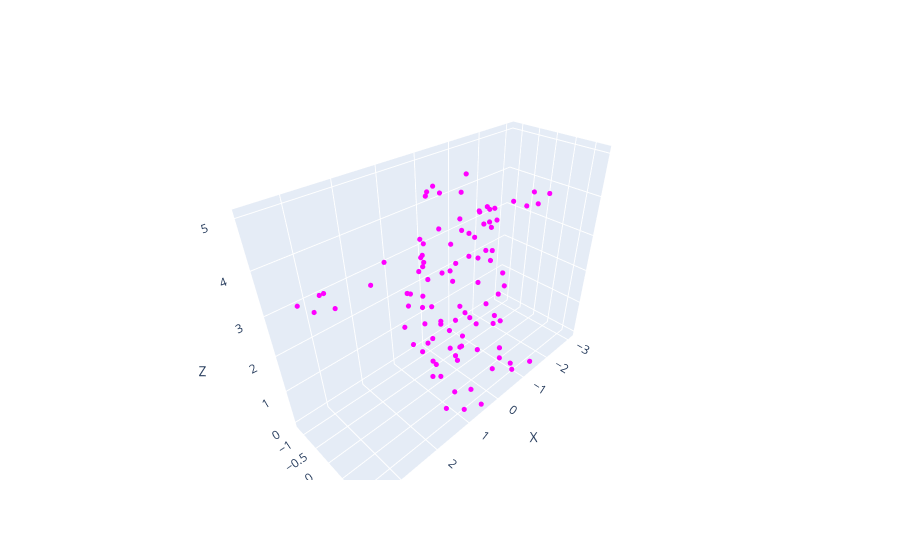

Notebook source saved alongside this figure:
### Code cell
fig = new_fig()

# Ajouter les points à la figure
add_points(points, fig, 'magenta')

fig.show()

### Figure 1 — Plotly figure (JSON) as saved in the notebook; plotly's stock layout.template omitted (floating-point values rounded to 4 significant figures)
{"data": [{"marker": {"color": "magenta", "size": 3}, "mode": "markers", "type": "scatter3d", "x": [0.5051], "y": [1.278], "z": [-2.979e-05]}, {"marker": {"color": "magenta", "size": 3}, "mode": "markers", "type": "scatter3d", "x": [0.8019], "y": [-0.03344], "z": [0.1657]}, {"marker": {"color": "magenta", "size": 3}, "mode": "markers", "type": "scatter3d", "x": [1.262], "y": [0.897], "z": [0.1657]}, {"marker": {"color": "magenta", "size": 3}, "mode": "markers", "type": "scatter3d", "x": [0.9988], "y": [1.2], "z": [0.1657]}, {"marker": {"color": "magenta", "size": 3}, "mode": "markers", "type": "scatter3d", "x": [0.6652], "y": [0.1012], "z": [0.1657]}, {"marker": {"color": "magenta", "size": 3}, "mode": "markers", "type": "scatter3d", "x": [0.3554], "y": [-0.5066], "z": [0.04564]}, {"marker": {"color": "magenta", "size": 3}, "mode": "markers", "type": "scatter3d", "x": [0.4544], "y": [0.9007], "z": [0.1657]}, {"marker": {"color": "magenta", "size": 3}, "mode": "markers", "type": "scatter3d", "x": [0.6721], "y": [0.581], "z": [-2.979e-05]}, {"marker": {"color": "magenta", "size": 3}, "mode": "markers", "type": "scatter3d", "x": [0.4294], "y": [0.1992], "z": [3.775]}, {"marker": {"color": "magenta", "size": 3}, "mode": "markers", "type": "scatter3d", "x": [0.6436], "y": [-0.3796], "z": [3.639]}, {"marker": {"color": "magenta", "size": 3}, "mode": "markers", "type": "scatter3d", "x": [3.456], "y": [0.05571], "z": [3.651]}, {"marker": {"color": "magenta", "size": 3}, "mode": "markers", "type": "scatter3d", "x": [3.171], "y": [0.2431], "z": [3.678]}, {"marker": {"color": "magenta", "size": 3}, "mode": "markers", "type": "scatter3d", "x": [3.146], "y": [-0.2836], "z": [3.663]}, {"marker": {"color": "magenta", "size": 3}, "mode": "markers", "type": "scatter3d", "x": [3.606], "y": [-0.1938], "z": [3.726]}, {"marker": {"color": "magenta", "size": 3}, "mode": "markers", "type": "scatter3d", "x": [0.6841], "y": [-0.4374], "z": [3.737]}, {"marker": {"color": "magenta", "size": 3}, "mode": "markers", "type": "scatter3d", "x": [1.654], "y": [-0.3926], "z": [3.63]}, {"marker": {"color": "magenta", "size": 3}, "mode": "markers", "type": "scatter3d", "x": [1.338], "y": [0.3713], "z": [3.731]}, {"marker": {"color": "magenta", "size": 3}, "mode": "markers", "type": "scatter3d", "x": [2.44], "y": [0.2544], "z": [3.793]}, {"marker": {"color": "magenta", "size": 3}, "mode": "markers", "type": "scatter3d", "x": [3.151], "y": [-0.1025], "z": [3.799]}, {"marker": {"color": "magenta", "size": 3}, "mode": "markers", "type": "scatter3d", "x": [-0.2293], "y": [-0.276], "z": [-2.979e-05]}, {"marker": {"color": "magenta", "size": 3}, "mode": "markers", "type": "scatter3d", "x": [-0.7377], "y": [1.166], "z": [0.1657]}, {"marker": {"color": "magenta", "size": 3}, "mode": "markers", "type": "scatter3d", "x": [-0.8794], "y": [1.004], "z": [0.1657]}, {"marker": {"color": "magenta", "size": 3}, "mode": "markers", "type": "scatter3d", "x": [-0.5455], "y": [0.7106], "z": [-2.979e-05]}, {"marker": {"color": "magenta", "size": 3}, "mode": "markers", "type": "scatter3d", "x": [-1.259], "y": [0.347], "z": [0.01341]}, {"marker": {"color": "magenta", "size": 3}, "mode": "markers", "type": "scatter3d", "x": [-1.322], "y": [1.279], "z": [0.1137]}, {"marker": {"color": "magenta", "size": 3}, "mode": "markers", "type": "scatter3d", "x": [-0.9739], "y": [0.5845], "z": [-2.979e-05]}, {"marker": {"color": "magenta", "size": 3}, "mode": "markers", "type": "scatter3d", "x": [-0.4128], "y": [-0.2987], "z": [0.1657]}, {"marker": {"color": "magenta", "size": 3}, "mode": "markers", "type": "scatter3d", "x": [-1.965], "y": [-0.1243], "z": [3.826]}, {"marker": {"color": "magenta", "size": 3}, "mode": "markers", "type": "scatter3d", "x": [-1.026], "y": [-0.3528], "z": [3.821]}, {"marker": {"color": "magenta", "size": 3}, "mode": "markers", "type": "scatter3d", "x": [-2.997], "y": [0.167], "z": [3.793]}, {"marker": {"color": "magenta", "size": 3}, "mode": "markers", "type": "scatter3d", "x": [-2.628], "y": [0.1185], "z": [3.627]}, {"marker": {"color": "magenta", "size": 3}, "mode": "markers", "type": "scatter3d", "x": [-1.311], "y": [-0.05859], "z": [3.599]}, {"marker": {"color": "magenta", "size": 3}, "mode": "markers", "type": "scatter3d", "x": [-0.7713], "y": [0.1737], "z": [3.827]}, {"marker": {"color": "magenta", "size": 3}, "mode": "markers", "type": "scatter3d", "x": [-1.532], "y": [-0.4705], "z": [3.652]}, {"marker": {"color": "magenta", "size": 3}, "mode": "markers", "type": "scatter3d", "x": [-1.329], "y": [-0.3774], "z": [3.816]}, {"marker": {"color": "magenta", "size": 3}, "mode": "markers", "type": "scatter3d", "x": [-2.352], "y": [-0.01399], "z": [3.619]}, {"marker": {"color": "magenta", "size": 3}, "mode": "markers", "type": "scatter3d", "x": [-3.048], "y": [-0.3113], "z": [3.674]}, {"marker": {"color": "magenta", "size": 3}, "mode": "markers", "type": "scatter3d", "x": [0.05348], "y": [-1.148], "z": [1.613]}, {"marker": {"color": "magenta", "size": 3}, "mode": "markers", "type": "scatter3d", "x": [0.3766], "y": [-0.8785], "z": [2.61]}, {"marker": {"color": "magenta", "size": 3}, "mode": "markers", "type": "scatter3d", "x": [0.554], "y": [-0.5847], "z": [3.181]}, {"marker": {"color": "magenta", "size": 3}, "mode": "markers", "type": "scatter3d", "x": [0.6], "y": [-0.9514], "z": [2.057]}, {"marker": {"color": "magenta", "size": 3}, "mode": "markers", "type": "scatter3d", "x": [0.02045], "y": [-1.217], "z": [1.205]}, {"marker": {"color": "magenta", "size": 3}, "mode": "markers", "type": "scatter3d", "x": [1.144], "y": [-0.3706], "z": [2.31]}, {"marker": {"color": "magenta", "size": 3}, "mode": "markers", "type": "scatter3d", "x": [1.154], "y": [0.2315], "z": [1.633]}, {"marker": {"color": "magenta", "size": 3}, "mode": "markers", "type": "scatter3d", "x": [0.9584], "y": [-0.7922], "z": [1.357]}, {"marker": {"color": "magenta", "size": 3}, "mode": "markers", "type": "scatter3d", "x": [0.8669], "y": [-0.7366], "z": [2.317]}, {"marker": {"color": "magenta", "size": 3}, "mode": "markers", "type": "scatter3d", "x": [0.8044], "y": [-0.2064], "z": [3.337]}, {"marker": {"color": "magenta", "size": 3}, "mode": "markers", "type": "scatter3d", "x": [1.021], "y": [0.5043], "z": [2.321]}, {"marker": {"color": "magenta", "size": 3}, "mode": "markers", "type": "scatter3d", "x": [0.8783], "y": [0.634], "z": [1.568]}, {"marker": {"color": "magenta", "size": 3}, "mode": "markers", "type": "scatter3d", "x": [0.9838], "y": [-0.4795], "z": [1.03]}, {"marker": {"color": "magenta", "size": 3}, "mode": "markers", "type": "scatter3d", "x": [0.3603], "y": [0.8942], "z": [2.096]}, {"marker": {"color": "magenta", "size": 3}, "mode": "markers", "type": "scatter3d", "x": [0.07929], "y": [0.9014], "z": [2.483]}, {"marker": {"color": "magenta", "size": 3}, "mode": "markers", "type": "scatter3d", "x": [0.7904], "y": [0.7008], "z": [2.328]}, {"marker": {"color": "magenta", "size": 3}, "mode": "markers", "type": "scatter3d", "x": [0.1972], "y": [0.7568], "z": [3.014]}, {"marker": {"color": "magenta", "size": 3}, "mode": "markers", "type": "scatter3d", "x": [0.1674], "y": [-0.7008], "z": [0.573]}, {"marker": {"color": "magenta", "size": 3}, "mode": "markers", "type": "scatter3d", "x": [0.0634], "y": [-1.102], "z": [0.7611]}, {"marker": {"color": "magenta", "size": 3}, "mode": "markers", "type": "scatter3d", "x": [0.829], "y": [-0.3426], "z": [0.7915]}, {"marker": {"color": "magenta", "size": 3}, "mode": "markers", "type": "scatter3d", "x": [0.5563], "y": [0.5465], "z": [0.9306]}, {"marker": {"color": "magenta", "size": 3}, "mode": "markers", "type": "scatter3d", "x": [0.6047], "y": [-0.4718], "z": [3.309]}, {"marker": {"color": "magenta", "size": 3}, "mode": "markers", "type": "scatter3d", "x": [0.5021], "y": [0.4134], "z": [3.453]}, {"marker": {"color": "magenta", "size": 3}, "mode": "markers", "type": "scatter3d", "x": [-0.03821], "y": [-1.044], "z": [2.115]}, {"marker": {"color": "magenta", "size": 3}, "mode": "markers", "type": "scatter3d", "x": [-0.4556], "y": [-0.9822], "z": [2.139]}, {"marker": {"color": "magenta", "size": 3}, "mode": "markers", "type": "scatter3d", "x": [-0.6613], "y": [-0.9086], "z": [2.14]}, {"marker": {"color": "magenta", "size": 3}, "mode": "markers", "type": "scatter3d", "x": [-0.7768], "y": [-0.9324], "z": [1.762]}, {"marker": {"color": "magenta", "size": 3}, "mode": "markers", "type": "scatter3d", "x": [-0.2771], "y": [-1.199], "z": [1.079]}, {"marker": {"color": "magenta", "size": 3}, "mode": "markers", "type": "scatter3d", "x": [-1.088], "y": [-0.3859], "z": [2.552]}, {"marker": {"color": "magenta", "size": 3}, "mode": "markers", "type": "scatter3d", "x": [-1.173], "y": [0.2409], "z": [1.76]}, {"marker": {"color": "magenta", "size": 3}, "mode": "markers", "type": "scatter3d", "x": [-0.8701], "y": [-0.7552], "z": [1.012]}, {"marker": {"color": "magenta", "size": 3}, "mode": "markers", "type": "scatter3d", "x": [-0.9516], "y": [-0.5588], "z": [2.586]}, {"marker": {"color": "magenta", "size": 3}, "mode": "markers", "type": "scatter3d", "x": [-1.068], "y": [-0.1378], "z": [2.874]}, {"marker": {"color": "magenta", "size": 3}, "mode": "markers", "type": "scatter3d", "x": [-1.024], "y": [0.4369], "z": [2.532]}, {"marker": {"color": "magenta", "size": 3}, "mode": "markers", "type": "scatter3d", "x": [-0.8978], "y": [0.3603], "z": [1.064]}, {"marker": {"color": "magenta", "size": 3}, "mode": "markers", "type": "scatter3d", "x": [-0.8753], "y": [-0.5724], "z": [0.8977]}, {"marker": {"color": "magenta", "size": 3}, "mode": "markers", "type": "scatter3d", "x": [-0.2108], "y": [0.9191], "z": [2.015]}, {"marker": {"color": "magenta", "size": 3}, "mode": "markers", "type": "scatter3d", "x": [-0.7624], "y": [0.6733], "z": [1.406]}, {"marker": {"color": "magenta", "size": 3}, "mode": "markers", "type": "scatter3d", "x": [-0.7924], "y": [0.6871], "z": [2.409]}, {"marker": {"color": "magenta", "size": 3}, "mode": "markers", "type": "scatter3d", "x": [-0.331], "y": [0.6186], "z": [3.249]}, {"marker": {"color": "magenta", "size": 3}, "mode": "markers", "type": "scatter3d", "x": [-0.3392], "y": [-0.6095], "z": [0.5874]}, {"marker": {"color": "magenta", "size": 3}, "mode": "markers", "type": "scatter3d", "x": [-0.2998], "y": [-0.8895], "z": [0.6613]}, {"marker": {"color": "magenta", "size": 3}, "mode": "markers", "type": "scatter3d", "x": [-0.875], "y": [-0.3992], "z": [0.8325]}, {"marker": {"color": "magenta", "size": 3}, "mode": "markers", "type": "scatter3d", "x": [-0.1479], "y": [0.5267], "z": [0.7882]}, {"marker": {"color": "magenta", "size": 3}, "mode": "markers", "type": "scatter3d", "x": [-0.4723], "y": [-0.3609], "z": [3.538]}, {"marker": {"color": "magenta", "size": 3}, "mode": "markers", "type": "scatter3d", "x": [-0.5521], "y": [0.4717], "z": [3.337]}, {"marker": {"color": "magenta", "size": 3}, "mode": "markers", "type": "scatter3d", "x": [0.4447], "y": [-0.4505], "z": [4.689]}, {"marker": {"color": "magenta", "size": 3}, "mode": "markers", "type": "scatter3d", "x": [0.5334], "y": [-0.3935], "z": [4.646]}, {"marker": {"color": "magenta", "size": 3}, "mode": "markers", "type": "scatter3d", "x": [0.1495], "y": [0.6827], "z": [4.544]}, {"marker": {"color": "magenta", "size": 3}, "mode": "markers", "type": "scatter3d", "x": [0.1937], "y": [-0.3892], "z": [3.81]}, {"marker": {"color": "magenta", "size": 3}, "mode": "markers", "type": "scatter3d", "x": [0.399], "y": [-0.3238], "z": [4.831]}, {"marker": {"color": "magenta", "size": 3}, "mode": "markers", "type": "scatter3d", "x": [0.5084], "y": [0.5158], "z": [4.47]}, {"marker": {"color": "magenta", "size": 3}, "mode": "markers", "type": "scatter3d", "x": [0.1816], "y": [0.607], "z": [3.993]}, {"marker": {"color": "magenta", "size": 3}, "mode": "markers", "type": "scatter3d", "x": [-0.1536], "y": [-0.7154], "z": [4.403]}, {"marker": {"color": "magenta", "size": 3}, "mode": "markers", "type": "scatter3d", "x": [-0.5798], "y": [-0.4941], "z": [4.358]}, {"marker": {"color": "magenta", "size": 3}, "mode": "markers", "type": "scatter3d", "x": [-0.1557], "y": [0.7349], "z": [4.131]}, {"marker": {"color": "magenta", "size": 3}, "mode": "markers", "type": "scatter3d", "x": [-0.2024], "y": [0.1075], "z": [3.744]}, {"marker": {"color": "magenta", "size": 3}, "mode": "markers", "type": "scatter3d", "x": [-0.199], "y": [-0.005094], "z": [5]}, {"marker": {"color": "magenta", "size": 3}, "mode": "markers", "type": "scatter3d", "x": [-0.2924], "y": [0.6807], "z": [4.473]}, {"marker": {"color": "magenta", "size": 3}, "mode": "markers", "type": "scatter3d", "x": [-0.1481], "y": [0.545], "z": [4.138]}, {"marker": {"color": "magenta", "size": 3}, "mode": "markers", "type": "scatter3d", "x": [0.4571], "y": [-0.2774], "z": [0.1583]}, {"marker": {"color": "magenta", "size": 3}, "mode": "markers", "type": "scatter3d", "x": [-0.4567], "y": [-0.2769], "z": [0.1877]}, {"marker": {"color": "magenta", "size": 3}, "mode": "markers", "type": "scatter3d", "x": [-0.5125], "y": [-0.3072], "z": [0.4814]}], "layout": {"scene": {"xaxis": {"title": {"text": "X"}}, "yaxis": {"title": {"text": "Y"}}, "zaxis": {"title": {"text": "Z"}}}, "showlegend": false}}
